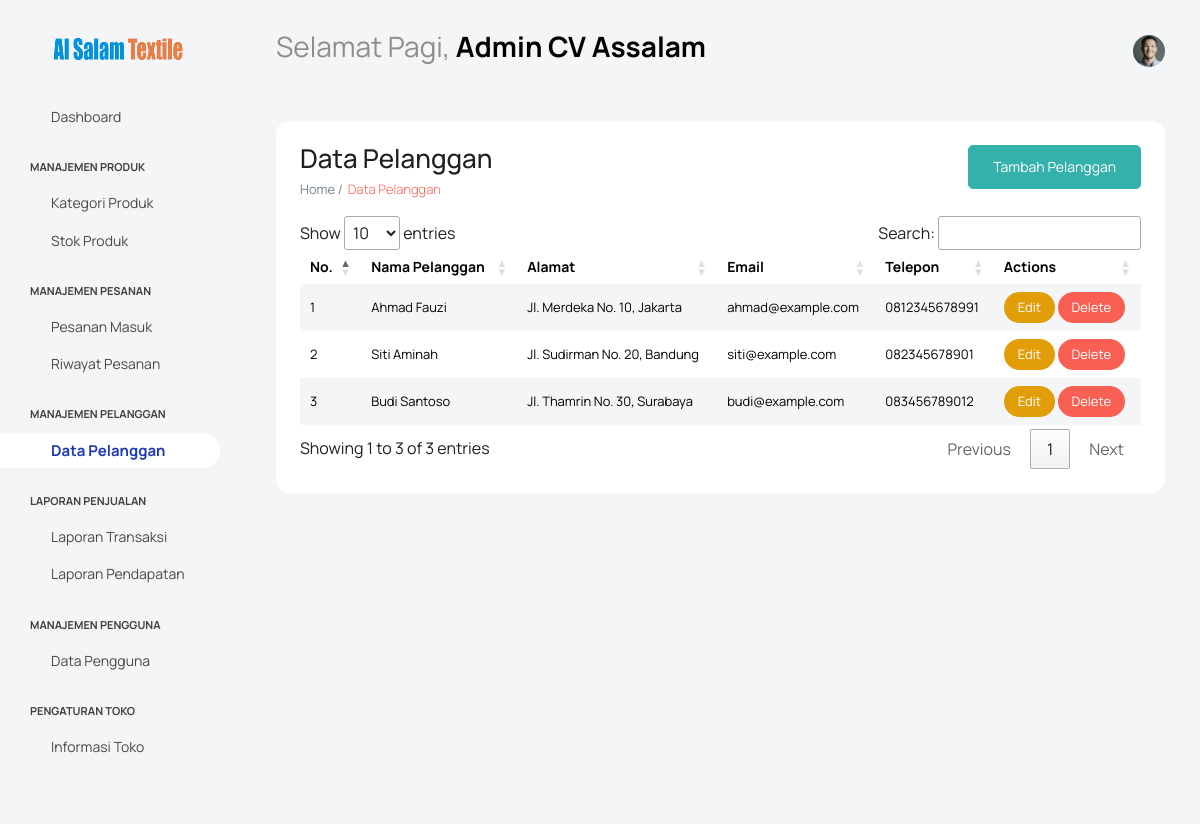
Page /index.php?page=data-pelanggan (signed in) on the committed database.
### tables this page shows
CREATE TABLE IF NOT EXISTS `pelanggan` (
  `id` int NOT NULL AUTO_INCREMENT,
  `nama` varchar(255) NOT NULL,
  `alamat` text,
  `telepon` varchar(20) DEFAULT NULL,
  `email` varchar(255) DEFAULT NULL,
  PRIMARY KEY (`id`)
);

### src/pages/admin/data-pelanggan.php (the view, shortened to what this page needs)
<?php
include('src/config/koneksi.php');
$sql = "SELECT id, nama, alamat, email, telepon FROM pelanggan";
$result = $conn->query($sql);
?>
<div class="col-lg-12 grid-margin stretch-card">
    <div class="card">
        <div class="card-body">
            <?php
            if ($_SESSION['role'] == 1) {
                echo '<button type="button" class="btn btn-success float-end" data-toggle="modal" data-target="#addCustomerModal">
                Tambah Pelanggan
            </button>';
            } else {
            }
            ?>
            <h2 class="mb-2">Data Pelanggan</h2>
            <p class="card-description"> Home /<code>Data Pelanggan</code></p>
            <div class="table-responsive">
                <table class="table table-striped">
                    <thead>
                        <tr>
                            <th>No.</th>
                            <th>Nama Pelanggan</th>
                            <th>Alamat</th>
                            <th>Email</th>
                            <th>Telepon</th>
                            <?php if ($_SESSION['role'] == 1) {
                                echo '<th>Actions</th>';
                            } else {
                            }
                            ?>
                        </tr>
                    </thead>
                    <tbody>
                        <?php
                        if ($result->num_rows > 0) {
                            $no = 1;
                            while ($row = $result->fetch_assoc()) {
                                echo "<tr>";
                                echo "<td>" . $no++ . "</td>";
                                echo "<td>" . $row["nama"] . "</td>";
                                echo "<td>" . $row["alamat"] . "</td>";
                                echo "<td>" . $row["email"] . "</td>";
                                echo "<td>" . $row["telepon"] . "</td>";
                                if ($_SESSION['role'] == 1) {
                                    echo "<td>
                            <button class='btn btn-warning btn-sm' onclick='editCustomer(" . json_encode($row) . ")'>Edit</button>
                            <button class='btn btn-danger btn-sm' onclick='deleteCustomer(" . $row["id"] . ")'>Delete</button>
                            </td>";
                                    echo "</tr>";
                                } else {
                                }
                            }
                        } else {
                            echo "<tr><td colspan='6'>Tidak ada pelanggan ditemukan</td></tr>";
                        }
                        ?>
                    </tbody>
                </table>
            </div>
        </div>
    </div>
</div>

### index.php (style rules this page uses)
table.dataTable thead th, table.dataTable thead td { border-bottom: none !important; }
table.dataTable.no-footer { border-bottom: none !important; }
table.dataTable tbody th, table.dataTable tbody td { border-top: none !important; }
table.dataTable { border-collapse: collapse; }
table.dataTable td, table.dataTable th { border: none !important; }

### rows in the picture
pelanggan: nama "Ahmad Fauzi", alamat "Jl. Merdeka No. 10, Jakarta", email "ahmad@example.com", telepon "0812345678991"
pelanggan: nama "Siti Aminah", alamat "Jl. Sudirman No. 20, Bandung", email "siti@example.com", telepon "082345678901"
pelanggan: nama "Budi Santoso", alamat "Jl. Thamrin No. 30, Surabaya", email "budi@example.com", telepon "083456789012"

### other values in the picture
$_SESSION['nama_lengkap'] "Admin CV Assalam"
